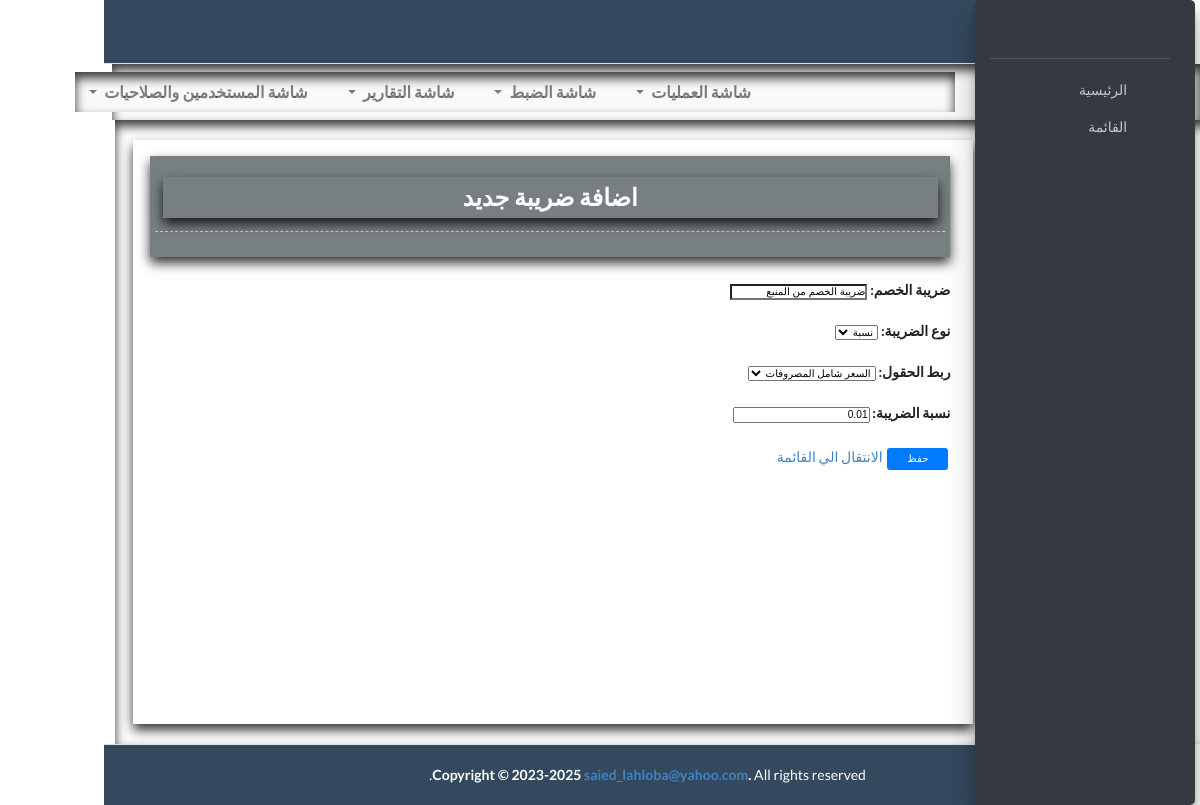
The app's page /systemminus_tax_update/1 with its own data.
### add_asset_invoice/models.py (models this page shows, shortened)
class SystemMinusTax(models.Model):
    DISCOUNT_TYPE_CHOICES = [
        ('percent', 'نسبة'),
        ('value', 'قيمة'),
    ]
    CHOICE_FIELD_COASR = [
        ('total_price', 'السعر بدون مصروفات'),
        ('total_invoice_cost','السعر شامل المصروفات'),
    ]
    minus_tax = models.CharField(max_length=100, verbose_name='ضريبة الخصم')
    minus_type = models.CharField(max_length=20, choices=DISCOUNT_TYPE_CHOICES, verbose_name='نوع الضريبة', default='percent')
    choice_field_coast =  models.CharField(max_length=20, choices=CHOICE_FIELD_COASR, verbose_name='ربط الحقول', default='total_invoice_cost')
    percent_minus_tax = models.DecimalField(null=True, blank=True,max_digits=3, decimal_places=2, verbose_name='نسبة الضريبة')
    value_minus_tax = models.FloatField(null=True, blank=True, verbose_name='قيمة الضريبة')

### add_asset_invoice/views.py (the view)
# urls.py: path('systemminus_tax_update/<int:pk>', views.SystemMinusTaxUpdate.as_view(), name='systemminus_tax_update'),
class SystemMinusTaxUpdate(UpdateView):
    model = SystemMinusTax
    fields = ['minus_tax','minus_type','choice_field_coast','percent_minus_tax', 'value_minus_tax']
    success_url = reverse_lazy('minustax-list')

### add_asset_invoice/context_processors.py (called while the page is built)
def user_info(request):
    user_info = {}
    if request.user.is_authenticated:
        user_info['username'] = request.user.username
    return {'user_info': user_info}

### templates/add_asset_invoice/systemminustax_form.html (shortened to what this page needs)
{% extends "base.html" %}
{% load static %}
{% block content %}
<div style="direction: rtl;" class="main  container">
    <div class="col-md-12 content-wrapper ">
        <div class="adress_name">
            <h2 class="adress_name">اضافة ضريبة جديد </h2>
            <hr>
        </div>
        <form  action="" method="post" enctype="multipart/form-data">
            {{ form.as_p }}
            <input class="add-row button" type="submit" value="حفظ"/>
            <a href="{% url 'systemminustax-list' %}">الانتقال الي القائمة</a>
        </form>
    </div>
</div>
{% endblock %}

### asset_management_system/static/css/style.css (style rules this page uses)
.main h1, .main h2, .main h3 { color: #fff; }
.button { background-color: #2980b9; border: none; color: #fff; padding: 5px 25px; text-align: center; text-decoration: none; display: inline-block; font-size: 16px; margin: 4px 2px; cursor: pointer; border-radius: 3px; }
button, input { overflow: visible; max-width: 150px; max-height: 25px; margin: 0; padding: 0; }
input[type="submit"] { padding: 5px 20px; background-color: #007bff; color: #fff; border: none; border-radius: 3px; cursor: pointer; }
button, input, optgroup, select, textarea { font-family: sans-serif !important; font-size: 73% !important; line-height: 1.15; margin: 0; }
.container { display: inline-flex; position: relative; right: -64px; background-color: #fff; box-shadow: 0 0 5px rgba(0, 0, 0, 0.1); width: 100%; margin: 0 auto; padding: 20px; max-width: none; width: 94vw; box-shadow: inset 0px 6px 11px 0px rgba(0, 0, 0, 0.8); }
h2 { font-size: 24px; font-weight: bold; margin: 0; color: #007bff; }
hr { border: none; border-top: 1px solid #ccc; margin: 10px 0; }
.adress_name { display: inline-block; width: 98%; background-color: hsl(200, 4%, 49%); color: #fff; margin-bottom: 3px; text-align: center; font-weight: bold; padding: 5px; margin-top: 16px !important; box-shadow: 0px 6px 11px 0px rgba(0, 0, 0, 0.8); }
p { margin-top: 10px; }
h2 { font-size: 24px; font-weight: bold; margin: 0 0 20px; }
hr { border: none; border-top: 1px dashed #ccc; margin: 10px 0 20px; }
form { margin-top: 20px; }
p { margin-bottom: 20px; }
.content-wrapper { padding: 3rem; }
.content-wrapper { padding: 0; margin: 0; padding-right: 23px; width: 80vw !important; height: 73vh !important; max-width: 70vw; min-height: 50% !important; background-color: #fff; box-shadow: 0 0 5px rgba(0, 0, 0, 0.1); box-shadow: 0px 6px 11px 0px rgba(0, 0, 0, 0.8); }

### records on screen
SystemMinusTax: minus_tax "ضريبة الخصم من المنبع", minus_type "نسبة", choice_field_coast "السعر شامل المصروفات", percent_minus_tax "0.01"
